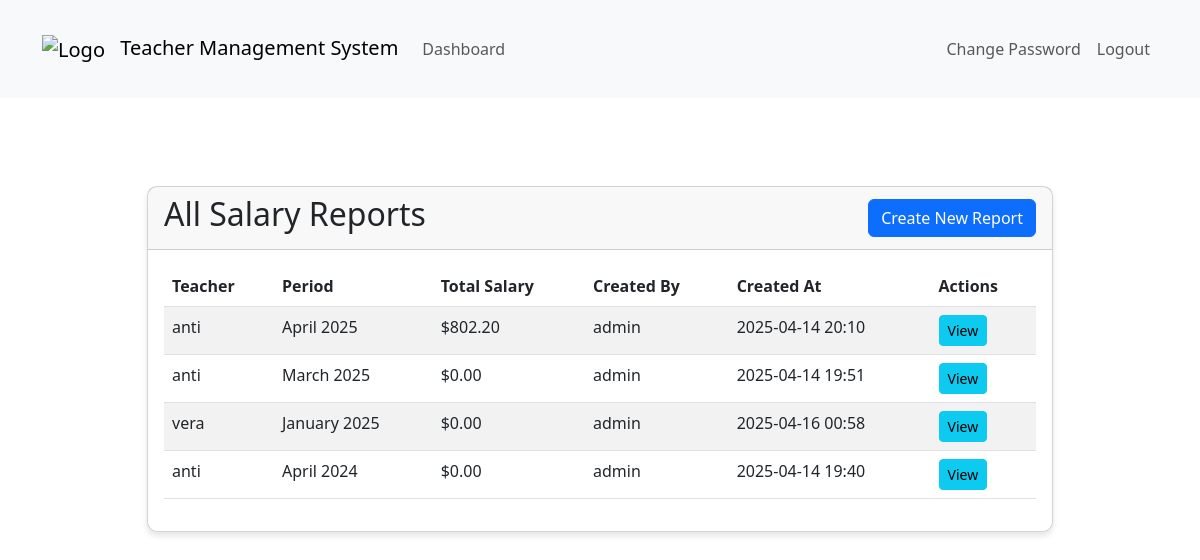
The page /dashboard/superuser/salary-reports/ (signed in) on the database as committed earlier.
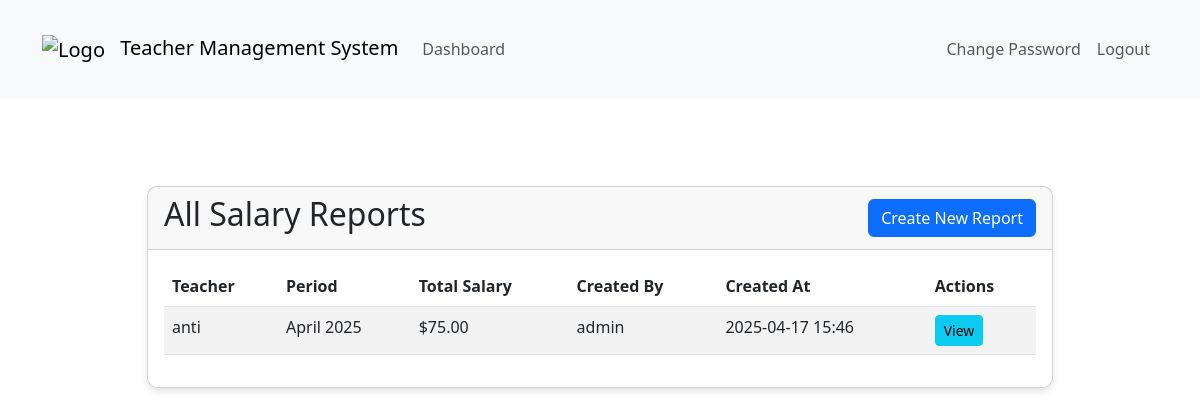
The same page on the database as committed later.
### teachers_app/models.py (models this page shows, shortened)
class SalaryReport(models.Model):
    teacher = models.ForeignKey(Teacher, on_delete=models.CASCADE)
    start_date = models.DateTimeField()
    end_date = models.DateTimeField()
    total_hours = models.DecimalField(max_digits=10, decimal_places=2, null=True, blank=True)
    total_amount = models.DecimalField(max_digits=10, decimal_places=2, null=True, blank=True)
    created_at = models.DateTimeField(auto_now_add=True)
    created_by = models.ForeignKey(CustomUser, on_delete=models.SET_NULL, null=True)
    notes = models.TextField(blank=True)
    is_deleted = models.BooleanField(default=False)
    deleted_at = models.DateTimeField(null=True, blank=True)

class Teacher(models.Model):
    user = models.OneToOneField(CustomUser, on_delete=models.CASCADE)
    subjects = models.CharField(max_length=200, blank=True, help_text="Optional: List of subjects taught")
    def __str__(self):
        return f"{self.user.username} - {self.subjects}" if self.subjects else self.user.username

class CustomUser(AbstractUser):
    is_teacher = models.BooleanField(default=False)
    is_inspector = models.BooleanField(default=False)
    is_superuser = models.BooleanField(default=False)

### teachers_app/views.py (the view)
# urls.py: path('superuser/salary-reports/', views.list_salary_reports, name='list_salary_reports'),
@login_required
@user_passes_test(lambda u: u.is_superuser)
def list_salary_reports(request, teacher_id=None):
    if teacher_id:
        teacher = get_object_or_404(Teacher, id=teacher_id)
        reports = SalaryReport.objects.filter(teacher=teacher).order_by('-start_date')
    else:
        teacher = None
        reports = SalaryReport.objects.all().order_by('-start_date')
    reports_with_data = []
    for report in reports:
        year = report.start_date.year
        month = report.start_date.month
        report_data = SalaryCalculationService.calculate_salary(report.teacher, year, month)
        reports_with_data.append({
            'report': report,
            'total_salary': report_data['total_salary']
        })
    return render(request, 'superuser/list_salary_reports.html', {
        'teacher': teacher,
        'reports': reports_with_data
    })

### teachers_app/models.py (called while the page is built)
    def __str__(self):
        return f"{self.name} (${self.hourly_rate}/hour)"

    def calculated_hours(self):
        if self.entry_type == 'manual' and self.manual_hours:
            return self.manual_hours
        elif self.entry_type == 'clock' and self.clock_in and self.clock_out:
            duration = self.clock_out - self.clock_in
            return duration.total_seconds() / 3600  # Return hours
        elif self.entry_type == 'time_range' and self.start_time and self.end_time:
            duration = self.end_time - self.start_time
            return duration.total_seconds() / 3600  # Return hours
        return None  # Return None if no valid data

    def __str__(self):
        if self.entry_type == 'manual':
            return f"{self.teacher} - {self.task} - {self.manual_hours} hours"
        elif self.entry_type == 'time_range':
            return f"{self.teacher} - {self.task} - {self.start_time} to {self.end_time}"
        return f"{self.teacher} - {self.task} - {self.clock_in} to {self.clock_out}"

### templates/superuser/list_salary_reports.html
{% extends 'base.html' %}
{% load static %}
{% block content %}
<div class="container mt-4">
    <div class="row">
        <div class="col-md-10 offset-md-1">
            <div class="card">
                <div class="card-header d-flex justify-content-between align-items-center">
                    <h2>
                        {% if teacher %}
                            Salary Reports for {{ teacher.user.username }}
                        {% else %}
                            All Salary Reports
                        {% endif %}
                    </h2>
                    <a href="{% url 'create_salary_report' %}" class="btn btn-primary">Create New Report</a>
                </div>
                <div class="card-body">
                    {% if reports %}
                        <table class="table table-striped">
                            <thead>
                                <tr>
                                    {% if not teacher %}
                                        <th>Teacher</th>
                                    {% endif %}
                                    <th>Period</th>
                                    <th>Total Salary</th>
                                    <th>Created By</th>
                                    <th>Created At</th>
                                    <th>Actions</th>
                                </tr>
                            </thead>
                            <tbody>
                                {% for item in reports %}
                                <tr>
                                    {% if not teacher %}
                                        <td>{{ item.report.teacher.user.username }}</td>
                                    {% endif %}
                                    <td>{{ item.report.start_date|date:"F Y" }}</td>
                                    <td>${{ item.total_salary|floatformat:2 }}</td>
                                    <td>{{ item.report.created_by.username }}</td>
                                    <td>{{ item.report.created_at|date:"Y-m-d H:i" }}</td>
                                    <td>
                                        <a href="{% url 'view_salary_report' item.report.teacher.id item.report.start_date|date:'Y' item.report.start_date|date:'n' %}"
                                           class="btn btn-sm btn-info">View</a>
                                    </td>
                                </tr>
                                {% endfor %}
                            </tbody>
                        </table>
                    {% else %}
                        <div class="alert alert-info">
                            No salary reports found.
                        </div>
                    {% endif %}
                </div>
            </div>
        </div>
    </div>
</div>
{% endblock %}

### templates/base.html (shortened to what this page needs)
<!DOCTYPE html>
{% load static %}
<html lang="en">
<head>
    <link href="https://cdn.jsdelivr.net/npm/bootstrap@5.3.0/dist/css/bootstrap.min.css" rel="stylesheet">
    <link rel="stylesheet" href="{% static 'css/custom.css' %}">
</head>
<body class="custom-bg">
    <nav class="navbar navbar-expand-lg navbar-light bg-light">
        <div class="container">
            <a class="navbar-brand" href="{% url 'dashboard' %}">
                <img src="{% static 'images/logo.png' %}" alt="Logo" class="logo">
                Teacher Management System
            </a>
            <div class="collapse navbar-collapse" id="navbarNav">
                <ul class="navbar-nav me-auto">
                    {% if user.is_authenticated %}
                        <li class="nav-item">
                            <a class="nav-link" href="{% url 'dashboard' %}">Dashboard</a>
                        </li>
                    {% endif %}
                </ul>
                <ul class="navbar-nav">
                    {% if user.is_authenticated %}
                        <li class="nav-item">
                            <a class="nav-link" href="{% url 'change_password' %}">Change Password</a>
                        </li>
                        <li class="nav-item">
                            <form method="post" action="{% url 'logout' %}" class="d-inline">
                                <button type="submit" class="btn nav-link border-0 bg-transparent">Logout</button>
                            </form>
                        </li>
                    {% else %}
                        <li class="nav-item">
                            <a class="nav-link" href="{% url 'login' %}">Login</a>
                        </li>
                    {% endif %}
                </ul>
            </div>
        </div>
    </nav>
    <div class="container mt-4">
        {% block content %}
        {% endblock %}
    </div>
</body>
</html>

### static/css/custom.css (style rules this page uses)
body { margin: 0; min-height: 100vh; background-size: cover; background-position: center; background-attachment: fixed; background-repeat: no-repeat; }
body::before { content: ""; position: fixed; top: 0; left: 0; width: 100%; height: 100%; z-index: -1; }
.logo { max-height: 50px; margin-right: 10px; }
.card { background-color: rgba(255, 255, 255, 0.9); border-radius: 10px; box-shadow: 0 4px 6px rgba(0, 0, 0, 0.1); }
.container { padding-top: 20px; padding-bottom: 20px; }
.custom-bg { margin: 0; min-height: 100vh; background-image: url('/static/images/background.png'); background-size: cover; background-position: center; background-attachment: fixed; background-repeat: no-repeat; }

Rows that differ between the two databases and show on the page:
removed SalaryReport: report.teacher.user.username "anti", report.start_date "April 2025", total_salary "802.20", report.created_by.username "admin", report.created_at "2025-04-14 20:10"
removed SalaryReport: report.teacher.user.username "anti", report.start_date "March 2025", total_salary "0.00", report.created_by.username "admin", report.created_at "2025-04-14 19:51"
removed SalaryReport: report.teacher.user.username "vera", report.start_date "January 2025", total_salary "0.00", report.created_by.username "admin", report.created_at "2025-04-16 00:58"
changed SalaryReport "anti": report.start_date "April 2024" → "April 2025"; total_salary "0.00" → "75.00"; report.created_at "2025-04-14 19:40" → "2025-04-17 15:46"
